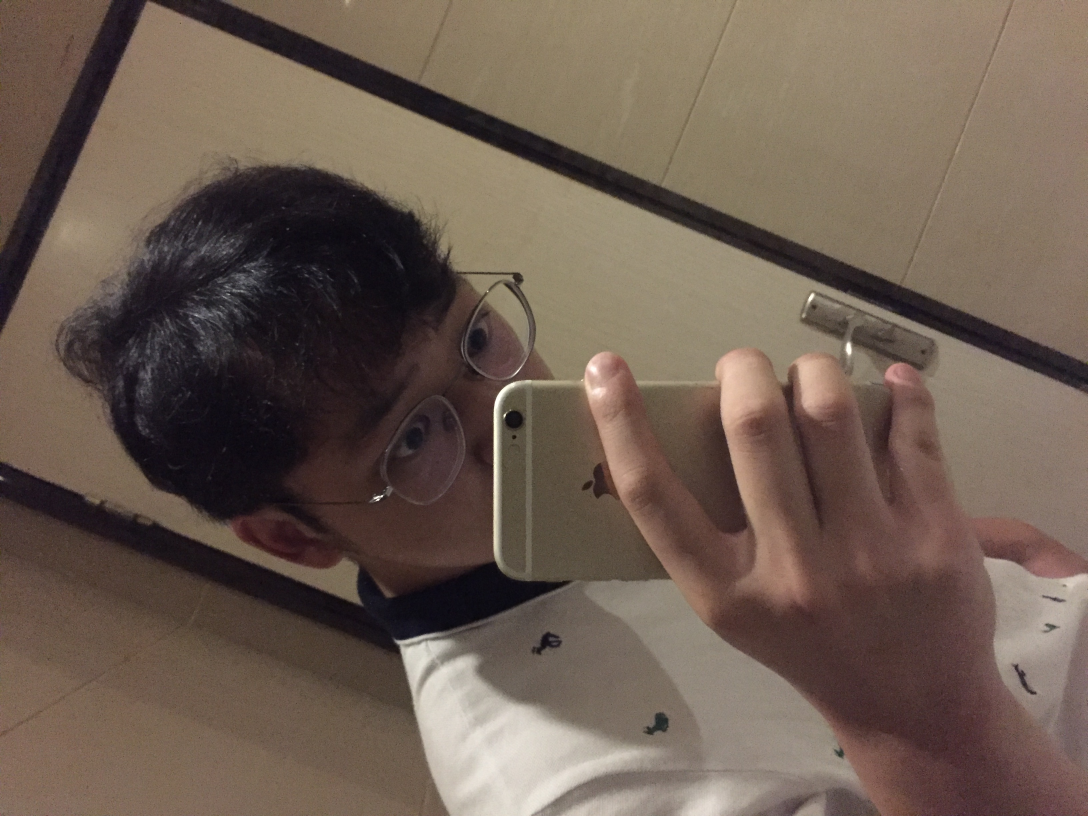
#> input picture automate_the_boring_stuff/handle_img/yinlei.jpg, 3264 x 2448 px (shown at 1/3 size)
$ python pillow_demo.py
#> lines starting #> are read from the running program, lines starting #| are printed output that depends on the picture
import os.path

from PIL import ImageColor, Image, ImageDraw, ImageFont
"""
pillow操作图像：
    pillow的模块名称是PIL,是保持了老模块Python Imaging Library的向后兼容。
pip install pillow
"""
# 获取rgba
print(ImageColor.getcolor('red', 'RGBA'))
print(ImageColor.getcolor('RED', 'RGBA'))
print(ImageColor.getcolor('Black', 'RGBA'))
print(ImageColor.getcolor('chocolate', 'RGBA'))
print(ImageColor.getcolor('CornflowerBlue', 'RGBA'))

# 坐标和box元组: 左上角为原点，4个整数表示左、顶、右、底

# 操作图像
yinIm = Image.open('yinlei.jpg')
#> yinIm is the input picture: PIL image 3264x2448 RGB; mean R, G, B 109.7, 93.3, 81.7

# 处理Image数据类型
print(yinIm.size)
#| (3264, 2448)
print(yinIm.filename)
#| yinlei.jpg
print(yinIm.format)
#| JPEG
print(yinIm.format_description)
#| JPEG (ISO 10918)
yinIm.save('yinleilei.jpg')


# 新建图像
im = Image.new('RGBA', (100, 200), 'purple')
im.save('purpleImage.png')
im2 = Image.new('RGBA', (20, 20))
#> im2: PIL image 20x20 RGBA; every value is 0
im2.save('transparentImage.png')

# 裁剪图像
croppedIm = yinIm.crop((335, 345, 1000, 1000))
croppedIm.save('cropped.png')

# 复制和粘贴图像到其他图像
yinCopyIm = yinIm.copy()
yinCopyIm.paste(croppedIm, (0, 0))
yinCopyIm.save('pasted.png')

# 循环复制粘贴平铺
yinImWidth, yinImHeight = yinIm.size
#> yinImWidth = 3264; yinImHeight = 2448
croppedImWidth, croppedImHeight = croppedIm.size
#> croppedImWidth = 665; croppedImHeight = 655
yinCopyTwo = yinIm.copy()
for left in range(0, yinImWidth, croppedImWidth):
    for top in range(0, yinImHeight, croppedImHeight):
        print(left, top)
        yinCopyTwo.paste(croppedIm, (left, top))
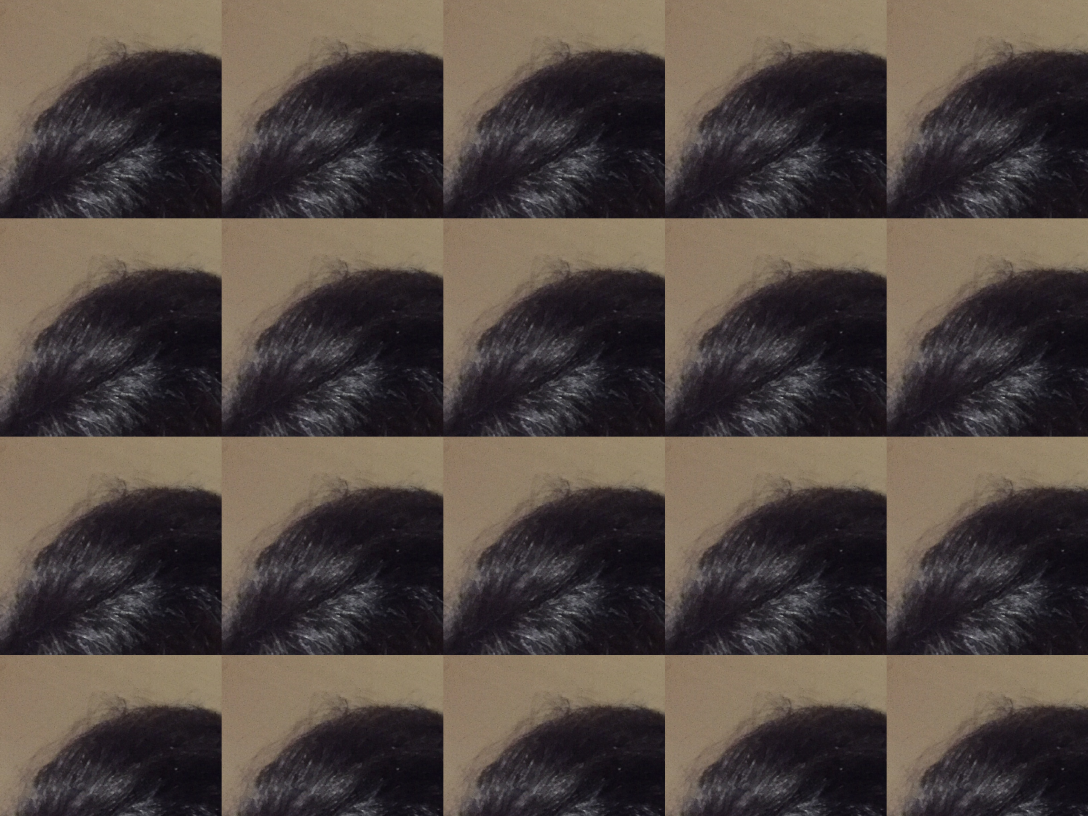
#> yinCopyTwo: PIL image 3264x2448 RGB (shown at 1/3 size); mean R, G, B 80, 70, 64.6
yinCopyTwo.save('tiled.png')

# 调整图像大小
width, height = yinIm.size
#> width = 3264; height = 2448
quartersizedIm = yinIm.resize((int(width / 2), int(height/2)))
quartersizedIm.save('scale.png')
svelteIm = yinIm.resize((width, height + 300))
svelteIm.save('svelte.png')

# 旋转图像
yinIm.rotate(90).save('rotated90.png')
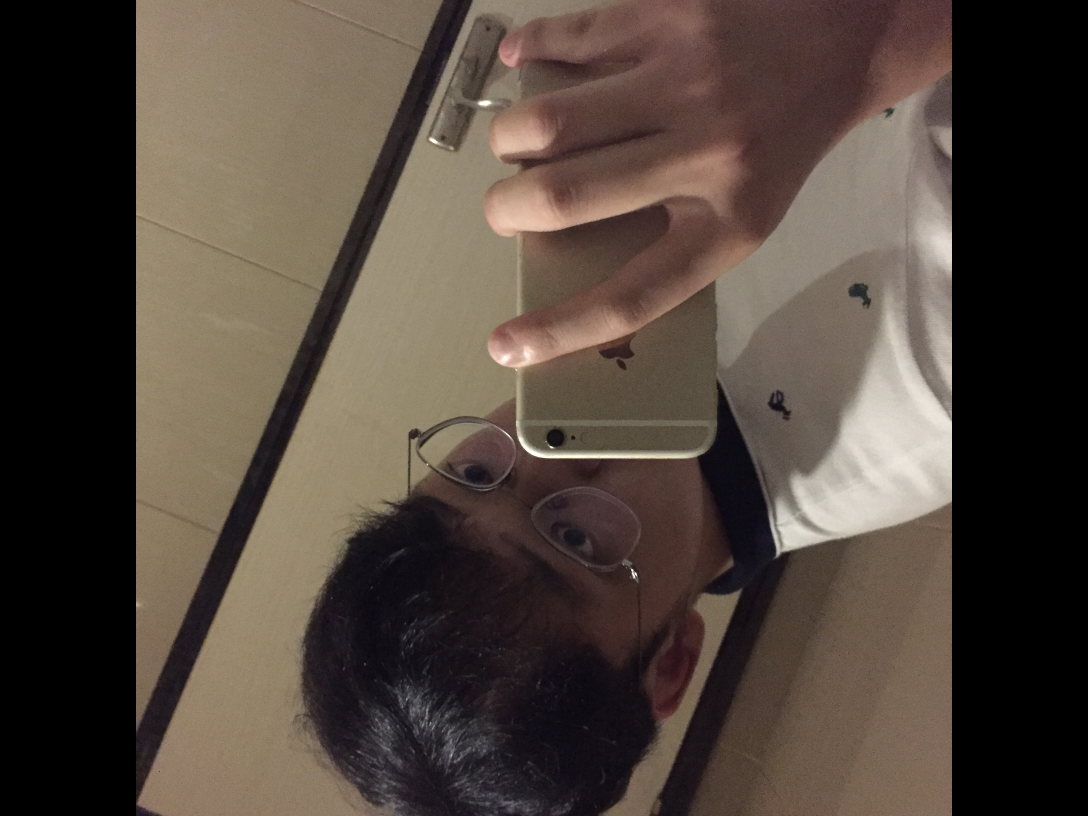
#> saved as rotated90.png: PIL image 3264x2448 RGB (shown at 1/3 size); mean R, G, B 80.7, 69.1, 60.3
yinIm.rotate(6, expand=True).save('rotated6_expanded.png')
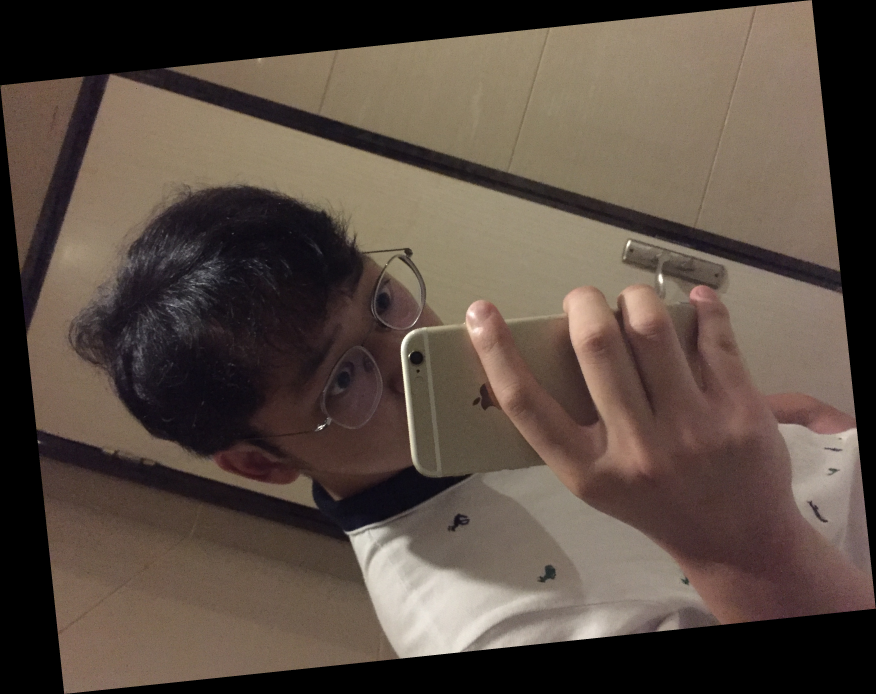
#> saved as rotated6_expanded.png: PIL image 3504x2776 RGB (shown at 1/4 size); mean R, G, B 90.1, 76.6, 67.1

# 翻转
yinIm.transpose(Image.FLIP_LEFT_RIGHT).save('hor_flip.png')
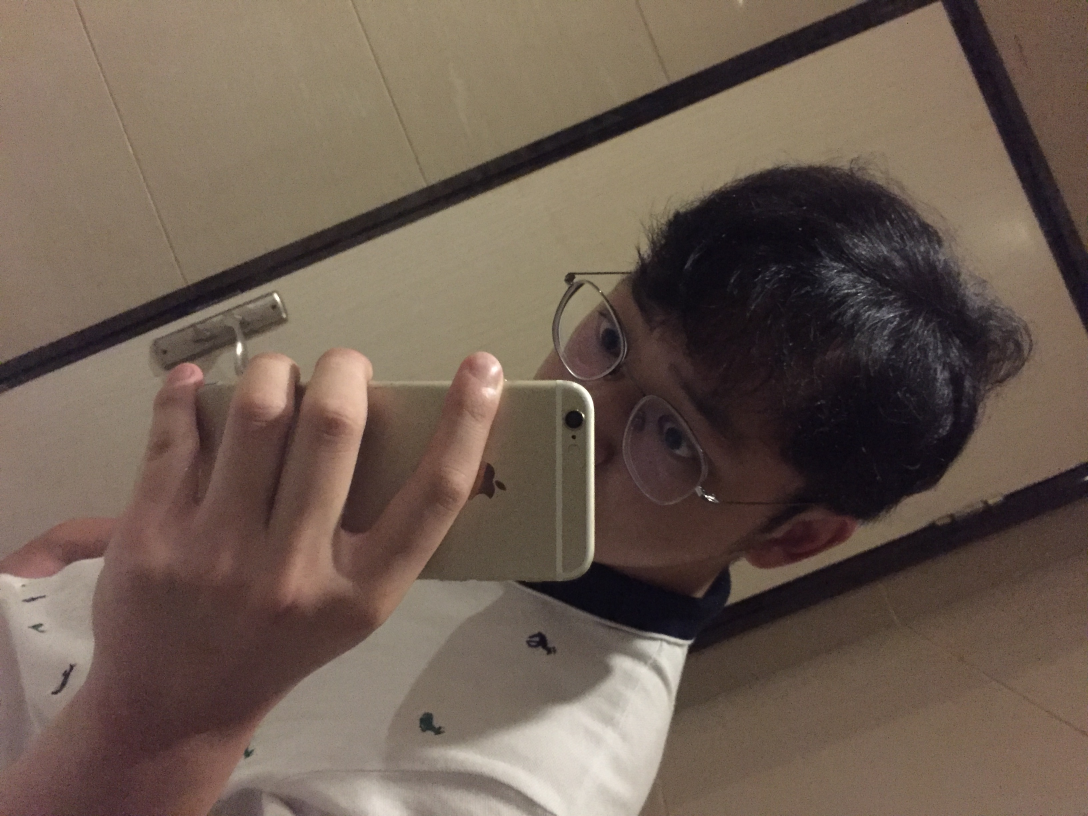
#> saved as hor_flip.png: PIL image 3264x2448 RGB (shown at 1/3 size); mean R, G, B 109.7, 93.3, 81.7
yinIm.transpose(Image.FLIP_TOP_BOTTOM).save('ver_flip.png')
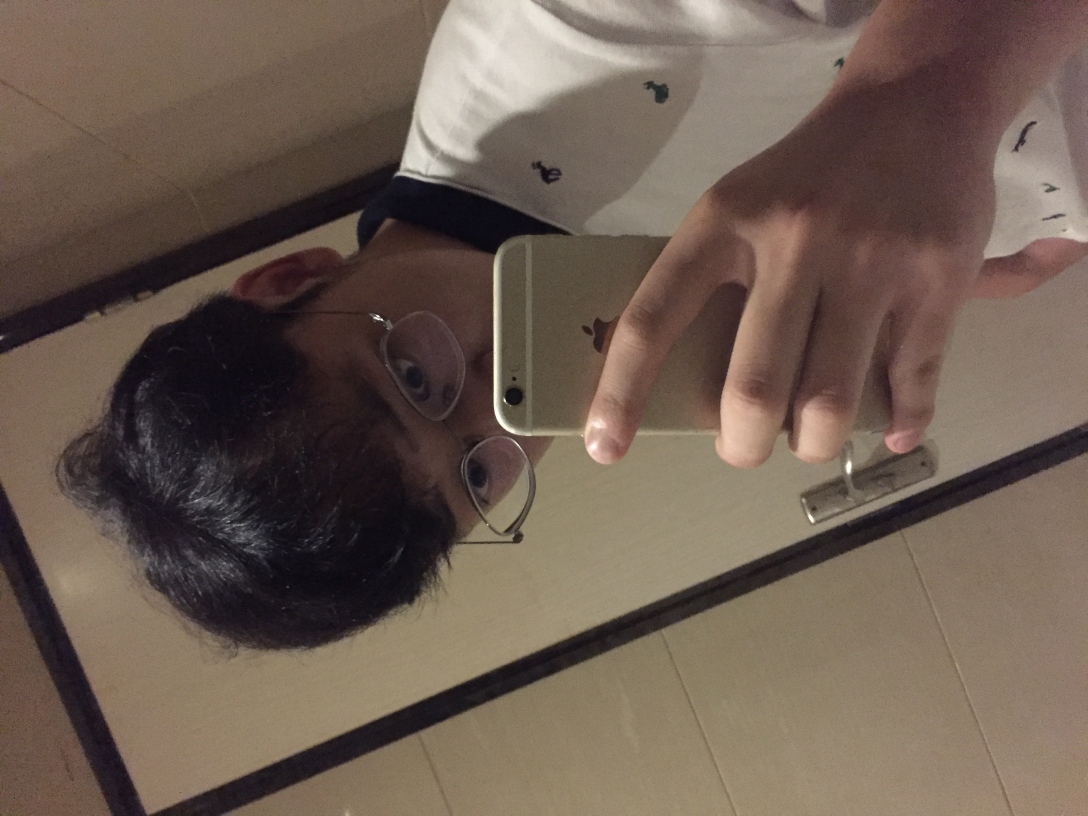
#> saved as ver_flip.png: PIL image 3264x2448 RGB (shown at 1/3 size); mean R, G, B 109.7, 93.3, 81.7

# 更改单个像素,一次绘制一个像素不是很方便，如果绘制形状，使用ImageDraw模块
print(yinIm.getpixel((0, 0)))
#| (73, 85, 45)
for x in range(100):
    for y in range(50):
        yinIm.putpixel((x, y), ImageColor.getcolor('darkgray', 'RGBA'))
print(yinIm.getpixel((0, 0)))
#| (169, 169, 169)
yinIm.save('putpixel.png')

# 图像上绘画
im = Image.new('RGBA', (200, 200), 'white')
#> im: PIL image 200x200 RGBA; every value is 255
draw = ImageDraw.Draw(im)
draw.line([(0, 0), (199, 0), (199, 199), (0, 199), (0, 0)], fill='black')
draw.rectangle((20, 30, 60, 60), fill='blue')
draw.ellipse((120, 30, 160, 60), fill='red')
draw.polygon(((57, 87), (79, 62), (94, 85), (120, 90), (103, 113)), fill='brown')
for i in range(100, 200, 10):
    draw.line([(i, 0), (200, i-100)], fill='green')
im.save('drawing.png')

# 绘制文本
draw.text((20, 150), 'Hello', fill='black')
fontsFolder = 'FONT_FOLDER'
ariaFont = ImageFont.truetype(os.path.join(fontsFolder, 'arial.ttf'), 32)
draw.text((100, 150), 'World!', fill='gray', font=ariaFont)
im.show('text.png')
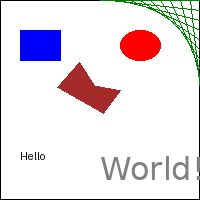
#> shown: PIL image 200x200 RGBA; mean R, G, B, A 232.7, 224.2, 230.2, 255
